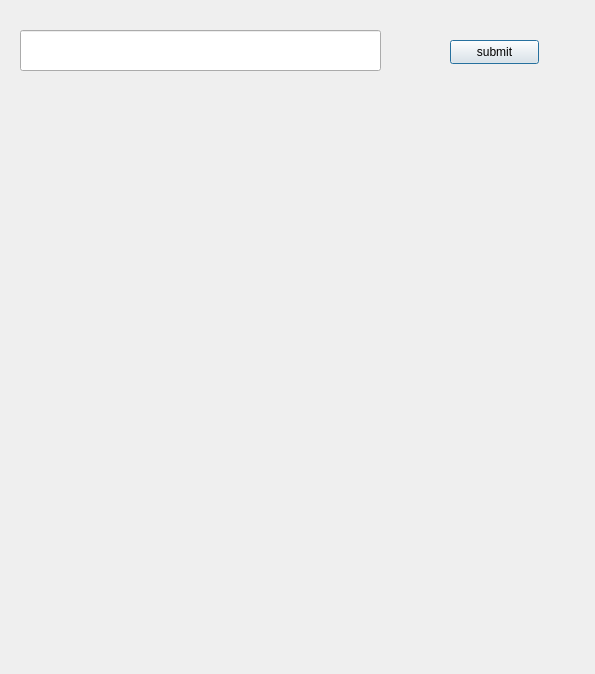
<?xml version="1.0" encoding="UTF-8"?>
<ui version="4.0">
 <class>InputDialog</class>
 <widget class="QDialog" name="InputDialog">
  <property name="geometry">
   <rect>
    <x>0</x>
    <y>0</y>
    <width>595</width>
    <height>674</height>
   </rect>
  </property>
  <property name="windowTitle">
   <string>Dialog</string>
  </property>
  <widget class="QLabel" name="label">
   <property name="geometry">
    <rect>
     <x>50</x>
     <y>140</y>
     <width>481</width>
     <height>511</height>
    </rect>
   </property>
   <property name="text">
    <string/>
   </property>
  </widget>
  <widget class="QLineEdit" name="lineEdit">
   <property name="geometry">
    <rect>
     <x>20</x>
     <y>30</y>
     <width>361</width>
     <height>41</height>
    </rect>
   </property>
  </widget>
  <widget class="QPushButton" name="submitButton">
   <property name="geometry">
    <rect>
     <x>450</x>
     <y>40</y>
     <width>89</width>
     <height>24</height>
    </rect>
   </property>
   <property name="text">
    <string>submit</string>
   </property>
  </widget>
 </widget>
 <resources/>
 <connections/>
</ui>
